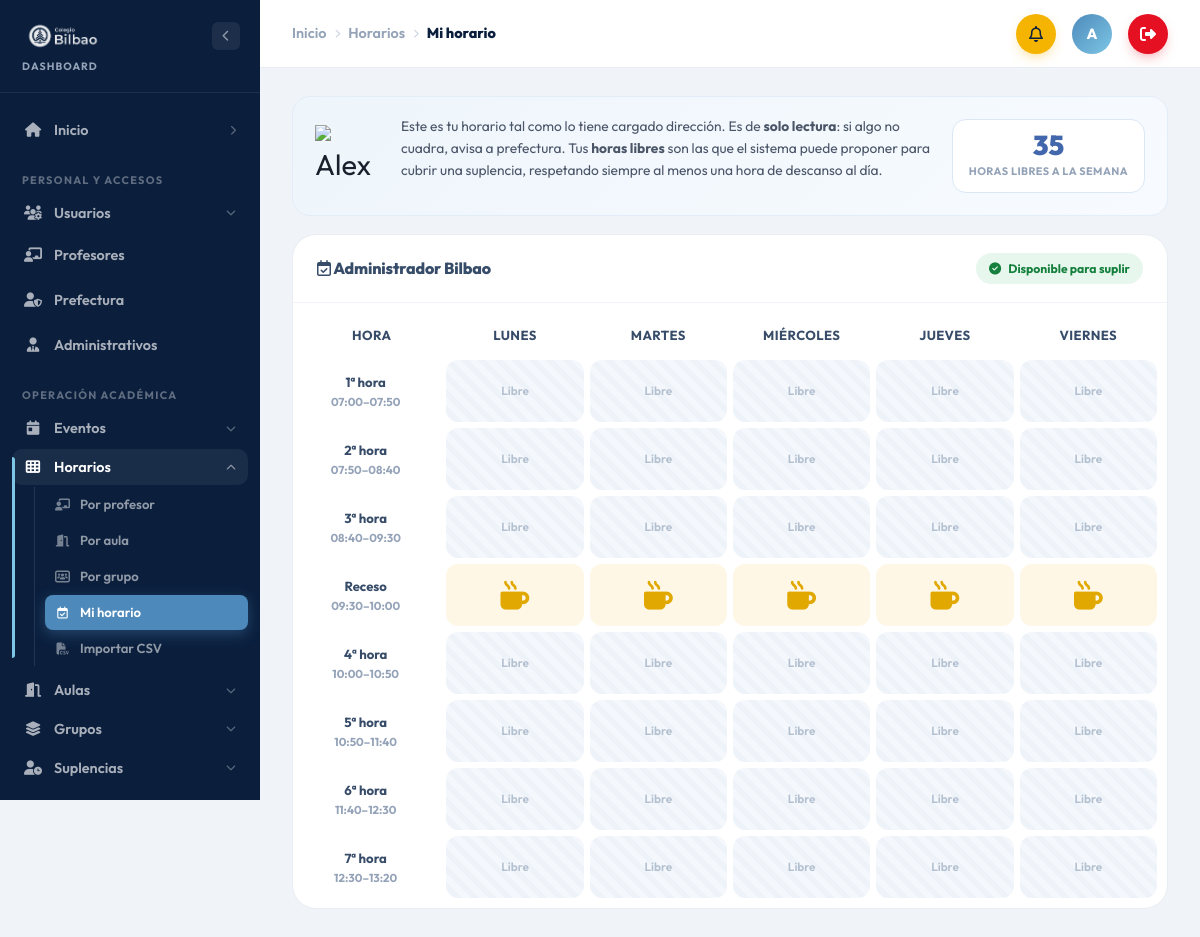
Screenshot of /dashboard/horarios/mi-horario (signed in) with the database file from the repository.
### tables this page shows
CREATE TABLE usuarios (
    id               INT UNSIGNED  NOT NULL AUTO_INCREMENT,
    nombre           VARCHAR(120)  NOT NULL,
    email            VARCHAR(180)  NOT NULL,
    password         VARCHAR(255)  NOT NULL,
    rol              ENUM('administrador','usuario') NOT NULL DEFAULT 'usuario',
    rol_redaccion    ENUM('revisor','editor') NULL,   
    tipo_personal    SET('profesor','prefecto','administrativo') NULL,  
    puede_suplir     TINYINT(1)    NOT NULL DEFAULT 1,  
    modulos          VARCHAR(255)  NULL,           
    fecha_nacimiento DATE          NULL,           
    avatar           VARCHAR(255)  NULL,
    ultimo_acceso    DATETIME      NULL,
    creado_en        TIMESTAMP     NOT NULL DEFAULT CURRENT_TIMESTAMP,
    PRIMARY KEY (id),
    UNIQUE KEY uq_email (email)
);

CREATE TABLE periodos (
    id          INT UNSIGNED NOT NULL AUTO_INCREMENT,
    orden       TINYINT UNSIGNED NOT NULL,            
    etiqueta    VARCHAR(40)  NOT NULL,                
    hora_inicio TIME         NOT NULL,
    hora_fin    TIME         NOT NULL,
    es_receso   TINYINT(1)   NOT NULL DEFAULT 0,
    PRIMARY KEY (id),
    UNIQUE KEY uq_orden (orden)
);

### views/blog/horarios/_grid.php (the view, shortened to what the rows shown need)
<?php
$dias   = \Model\Horario::DIAS;
$diasLg = \Model\Horario::DIAS_LABEL;
?>
<div class="hor-grid-wrap">
    <table class="hor-grid">
        <thead>
            <tr>
                <th class="hor-grid__corner">Hora</th>
                <?php foreach ($dias as $d): ?>
                <th><?= s($diasLg[$d]) ?></th>
                <?php endforeach; ?>
            </tr>
        </thead>
        <tbody>
        <?php foreach ($periodos as $p): $pid = (int)$p->id; ?>
            <tr class="<?= (int)$p->es_receso === 1 ? 'hor-grid__receso' : '' ?>">
                <th class="hor-grid__hour">
                    <span class="hor-grid__hour-label"><?= s($p->etiqueta) ?></span>
                    <span class="hor-grid__hour-time"><?= substr($p->hora_inicio, 0, 5) ?>–<?= substr($p->hora_fin, 0, 5) ?></span>
                </th>
                <?php foreach ($dias as $d): ?>
                    <?php if ((int)$p->es_receso === 1): ?>
                        <td class="hor-grid__receso-cell"><i class="fa-solid fa-mug-hot"></i></td>
                    <?php else: ?>
                        <td class="hor-grid__free"><span>Libre</span></td>
                    <?php endif; ?>
                <?php endforeach; ?>
            </tr>
        <?php endforeach; ?>
        </tbody>
    </table>
</div>

### views/blog/horarios/mi-horario.php (shortened to what the rows shown need)
<?php
$puedeSuplir = (int)($profesor->puede_suplir ?? 1) === 1;
?>
<div class="admin-layout">
    <div class="admin-main">
        <main class="admin-content">
            <div class="admin-panel">
                <div class="admin-panel__header hor-head">
                    <h2 class="admin-panel__title"><i class="fa-regular fa-calendar-check"></i> <?= s($profesor->nombre) ?></h2>
                    <span class="mih-badge<?= $puedeSuplir ? '' : ' mih-badge--off' ?>">
                        <i class="fa-solid <?= $puedeSuplir ? 'fa-circle-check' : 'fa-ban' ?>"></i>
                        <?= $puedeSuplir ? 'Disponible para suplir' : 'Excluido de suplencias' ?>
                    </span>
                </div>
                <?php if (empty($periodos)): ?>
                <div class="admin-empty-state" style="padding:40px;">
                    <p class="admin-empty-state__text">Todavía no hay una jornada configurada.</p>
                </div>
                <?php else: ?>
                <?php include __DIR__ . '/_grid.php'; ?>
                <?php endif; ?>
            </div>
        </main>
    </div>
</div>

### rows the page displays
usuarios: rol "administrador" (drawn), nombre "Administrador Bilbao"
periodos: etiqueta "1ª hora", hora_inicio "07:00", hora_fin "07:50", es_receso "Libre"
periodos: etiqueta "2ª hora", hora_inicio "07:50", hora_fin "08:40", es_receso "Libre"
periodos: etiqueta "3ª hora", hora_inicio "08:40", hora_fin "09:30", es_receso "Libre"
periodos: etiqueta "Receso", hora_inicio "09:30", hora_fin "10:00", es_receso 1 (drawn)
periodos: etiqueta "4ª hora", hora_inicio "10:00", hora_fin "10:50", es_receso "Libre"
periodos: etiqueta "5ª hora", hora_inicio "10:50", hora_fin "11:40", es_receso "Libre"
periodos: etiqueta "6ª hora", hora_inicio "11:40", hora_fin "12:30", es_receso "Libre"
periodos: etiqueta "7ª hora", hora_inicio "12:30", hora_fin "13:20", es_receso "Libre"

### other values shown
$_cr['label'] "Inicio"
$_cr['label'] "Horarios"
$_cr['label'] "Mi horario"
$_g['label'] "PERSONAL Y ACCESOS"
$_m['nombre'] "Usuarios"
$_m['nombre'] "Profesores"
$_m['nombre'] "Prefectura"
$_m['nombre'] "Administrativos"
$_g['label'] "OPERACIÓN ACADÉMICA"
$_m['nombre'] "Eventos"
$_m['nombre'] "Horarios"
$_s['label'] "Por profesor"
$_s['label'] "Por aula"
$_s['label'] "Por grupo"
$_s['label'] "Mi horario"
